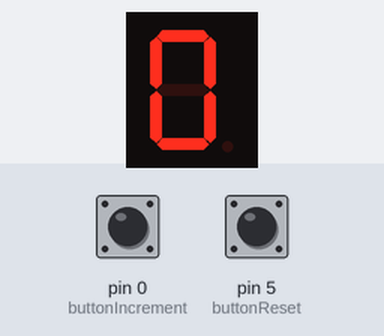
Simulated run of this sketch. Board: Arduino Uno, built with avr-gcc and run on an emulated ATmega328P. Shown: 1-digit seven-segment display. Wiring (inferred from the names in the program): 1-digit 7-segment display, segments lit when LOW: segments pin 4, pin 3, pin 12, pin 10, pin 9, pin 6, pin 8. The test bench sets the inputs (shaded band); at power-on: pin 0 (buttonIncrement) HIGH, pin 5 (buttonReset) HIGH. The segment pins are drawn as the display they are named for.

Above: at 1.2 s.
1.3 s: pin 0 (buttonIncrement) pulled LOW for 3.2 s
At 2.8 s:
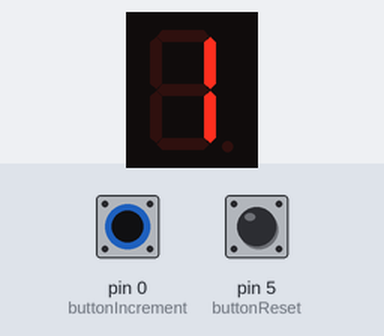
7.5 s: pin 5 (buttonReset) pulled LOW for 0.15 s
Timing chart, 0 to 10.5 s (numbered marks = the images above; inputs shaded):
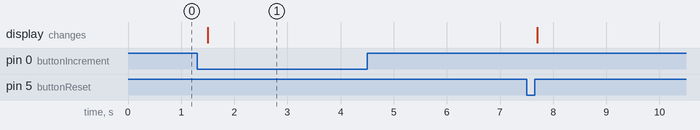

The sketch:

WEEK_2__with_buttons_.ino
```cpp
//Define segment
const int segmentA = 4;
const int segmentB = 3;
const int segmentC = 12;
const int segmentD = 10;
const int segmentE = 9;
const int segmentF = 6;
const int segmentG = 8;


//Define button
const int buttonIncrement = 0;   // Button to increment the count
const int buttonReset = 5;       // Button to reset the count
int count = 0;                    // Current count

// Button states
bool lastButtonStateIncrement = LOW;
bool lastButtonStateReset = LOW;

void setup() {
// Initialize the digital pins as OUTPUTS and INPUTS
pinMode (segmentA, OUTPUT);
pinMode (segmentB, OUTPUT);
pinMode (segmentC, OUTPUT);
pinMode (segmentD, OUTPUT);
pinMode (segmentE, OUTPUT);
pinMode (segmentF, OUTPUT);
pinMode (segmentG, OUTPUT);
pinMode (buttonIncrement, INPUT);
pinMode (buttonReset, INPUT);
}

void loop() {
bool currentButtonStateIncrement = digitalRead (buttonIncrement);
bool currentButtonStateReset = digitalRead (buttonReset);
// Detect button press (LOW means pressed due to pull-up)

if (currentButtonStateIncrement == LOW && lastButtonStateIncrement == HIGH)  //---------------------------Increment count
{
count++;
if (count > 9)
{
count = 0;// Wrap around if count exceeds 9
}
delay (200);
}

if (currentButtonStateReset == LOW && lastButtonStateReset == HIGH)         //---------------------------Reset Button
{
count = 0; // Reset count to 0
delay (200);
}

// Update last button state
lastButtonStateIncrement = currentButtonStateIncrement;
lastButtonStateReset = currentButtonStateReset;
// Display the current count on the 7-segment display

displayNumber (count); //Function to display number
}

void displayNumber (int count)
{

digitalWrite (segmentA, HIGH);
digitalWrite (segmentB, HIGH);
digitalWrite (segmentC, HIGH);
digitalWrite (segmentD, HIGH);  //--------------------------- Reset all segments first
digitalWrite (segmentE, HIGH);
digitalWrite (segmentF, HIGH);
digitalWrite (segmentG, HIGH);

switch (count)

{
case 0:
digitalWrite (segmentA, LOW);
digitalWrite (segmentB, LOW);
digitalWrite (segmentC, LOW);  //--------------------------- Display 0
digitalWrite (segmentD, LOW);
digitalWrite (segmentE, LOW);
digitalWrite (segmentF, LOW);
break;

case 1:
digitalWrite(segmentB, LOW);   //--------------------------- Display 1
digitalWrite(segmentC, LOW);
break;

case 2:
digitalWrite (segmentA, LOW);
digitalWrite (segmentB, LOW);
digitalWrite (segmentD, LOW);   //--------------------------- Display 2
digitalWrite (segmentE, LOW);
digitalWrite (segmentG, LOW);
break;

case 3:
digitalWrite (segmentA, LOW);
digitalWrite (segmentB, LOW);
digitalWrite (segmentC, LOW);    //--------------------------- Display 3
digitalWrite (segmentD, LOW);
digitalWrite (segmentG, LOW);
break;

case 4:
digitalWrite (segmentB, LOW);
digitalWrite (segmentC, LOW);    //--------------------------- Display 4
digitalWrite (segmentF, LOW);
digitalWrite (segmentG, LOW);
break;

case 5:
digitalWrite (segmentA, LOW);
digitalWrite (segmentC, LOW);
digitalWrite (segmentD, LOW);    //--------------------------- Display 5
digitalWrite (segmentF, LOW);
digitalWrite (segmentG, LOW);
break;

case 6:
digitalWrite (segmentA, LOW);
digitalWrite (segmentC, LOW),
digitalWrite (segmentD, LOW);    //--------------------------- Display 6
digitalWrite (segmentE, LOW);
digitalWrite (segmentF, LOW);
digitalWrite (segmentG, LOW);
break;

case 7:
digitalWrite (segmentA, LOW);
digitalWrite (segmentB, LOW);    //--------------------------- Display 7
digitalWrite (segmentC, LOW);
break;

case 8:
digitalWrite (segmentA, LOW);
digitalWrite (segmentB, LOW);
digitalWrite (segmentC, LOW);
digitalWrite (segmentD, LOW);    //--------------------------- Display 8
digitalWrite (segmentE, LOW);
digitalWrite (segmentF, LOW);
digitalWrite (segmentG, LOW);
break;

case 9:
digitalWrite (segmentA, LOW);
digitalWrite (segmentB, LOW);
digitalWrite (segmentC, LOW);    //--------------------------- Display 9
digitalWrite (segmentD, LOW);
digitalWrite (segmentF, LOW);
digitalWrite (segmentG, LOW);
break;
}

}
```

Measured:
- after the input at 1.3 s, the display: changes after 0.20 s (image 1)
